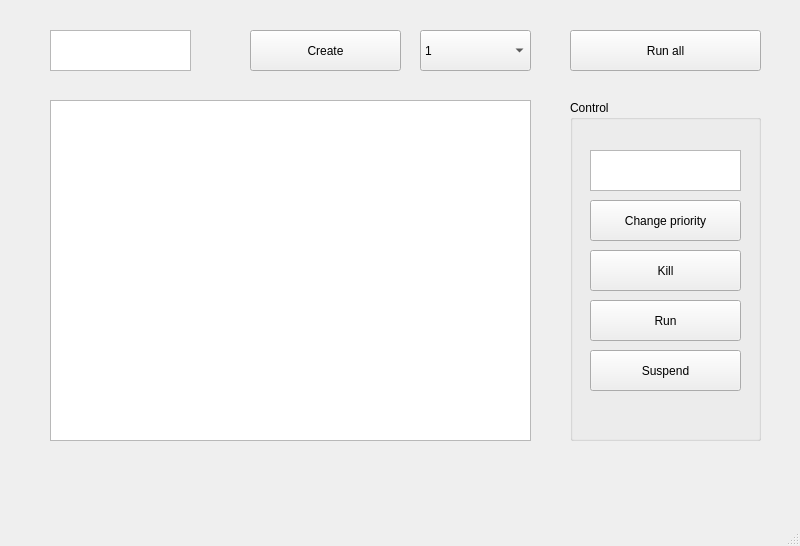
<?xml version="1.0" encoding="UTF-8"?>
<ui version="4.0">
 <class>MainWindow</class>
 <widget class="QMainWindow" name="MainWindow">
  <property name="geometry">
   <rect>
    <x>0</x>
    <y>0</y>
    <width>800</width>
    <height>546</height>
   </rect>
  </property>
  <property name="windowTitle">
   <string>MainWindow</string>
  </property>
  <widget class="QWidget" name="centralwidget">
   <widget class="QTableWidget" name="listOfProcesses">
    <property name="geometry">
     <rect>
      <x>50</x>
      <y>100</y>
      <width>481</width>
      <height>341</height>
     </rect>
    </property>
   </widget>
   <widget class="QPushButton" name="pushButton">
    <property name="geometry">
     <rect>
      <x>250</x>
      <y>30</y>
      <width>151</width>
      <height>41</height>
     </rect>
    </property>
    <property name="text">
     <string>Create</string>
    </property>
   </widget>
   <widget class="QComboBox" name="numOfProcesses">
    <property name="geometry">
     <rect>
      <x>420</x>
      <y>30</y>
      <width>111</width>
      <height>41</height>
     </rect>
    </property>
    <item>
     <property name="text">
      <string>1</string>
     </property>
    </item>
    <item>
     <property name="text">
      <string>2</string>
     </property>
    </item>
    <item>
     <property name="text">
      <string>4</string>
     </property>
    </item>
    <item>
     <property name="text">
      <string>8</string>
     </property>
    </item>
   </widget>
   <widget class="QTextEdit" name="steps">
    <property name="geometry">
     <rect>
      <x>50</x>
      <y>30</y>
      <width>141</width>
      <height>41</height>
     </rect>
    </property>
   </widget>
   <widget class="QPushButton" name="runAll">
    <property name="geometry">
     <rect>
      <x>570</x>
      <y>30</y>
      <width>191</width>
      <height>41</height>
     </rect>
    </property>
    <property name="text">
     <string>Run all</string>
    </property>
   </widget>
   <widget class="QGroupBox" name="groupBox">
    <property name="geometry">
     <rect>
      <x>570</x>
      <y>100</y>
      <width>191</width>
      <height>341</height>
     </rect>
    </property>
    <property name="title">
     <string>Control</string>
    </property>
    <widget class="QTextEdit" name="priority">
     <property name="geometry">
      <rect>
       <x>20</x>
       <y>50</y>
       <width>151</width>
       <height>41</height>
      </rect>
     </property>
    </widget>
    <widget class="QPushButton" name="kill">
     <property name="geometry">
      <rect>
       <x>20</x>
       <y>150</y>
       <width>151</width>
       <height>41</height>
      </rect>
     </property>
     <property name="text">
      <string>Kill</string>
     </property>
    </widget>
    <widget class="QPushButton" name="suspend">
     <property name="geometry">
      <rect>
       <x>20</x>
       <y>250</y>
       <width>151</width>
       <height>41</height>
      </rect>
     </property>
     <property name="text">
      <string>Suspend</string>
     </property>
    </widget>
    <widget class="QPushButton" name="changePriority">
     <property name="geometry">
      <rect>
       <x>20</x>
       <y>100</y>
       <width>151</width>
       <height>41</height>
      </rect>
     </property>
     <property name="text">
      <string>Change priority</string>
     </property>
    </widget>
    <widget class="QPushButton" name="run">
     <property name="geometry">
      <rect>
       <x>20</x>
       <y>200</y>
       <width>151</width>
       <height>41</height>
      </rect>
     </property>
     <property name="text">
      <string>Run</string>
     </property>
    </widget>
   </widget>
  </widget>
  <widget class="QMenuBar" name="menubar">
   <property name="geometry">
    <rect>
     <x>0</x>
     <y>0</y>
     <width>800</width>
     <height>34</height>
    </rect>
   </property>
  </widget>
  <widget class="QStatusBar" name="statusbar"/>
 </widget>
 <resources/>
 <connections/>
</ui>
